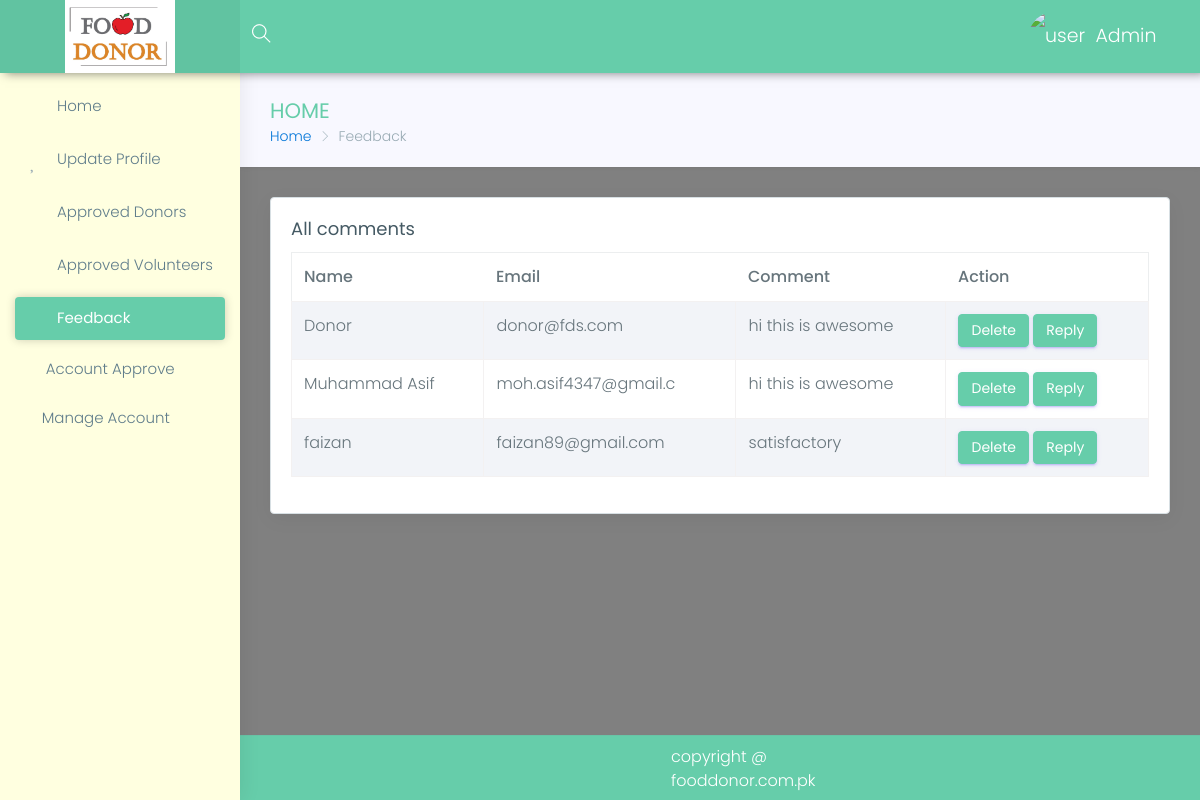
Page /fdsadmin/feedbacks (signed in) on the earlier database version.
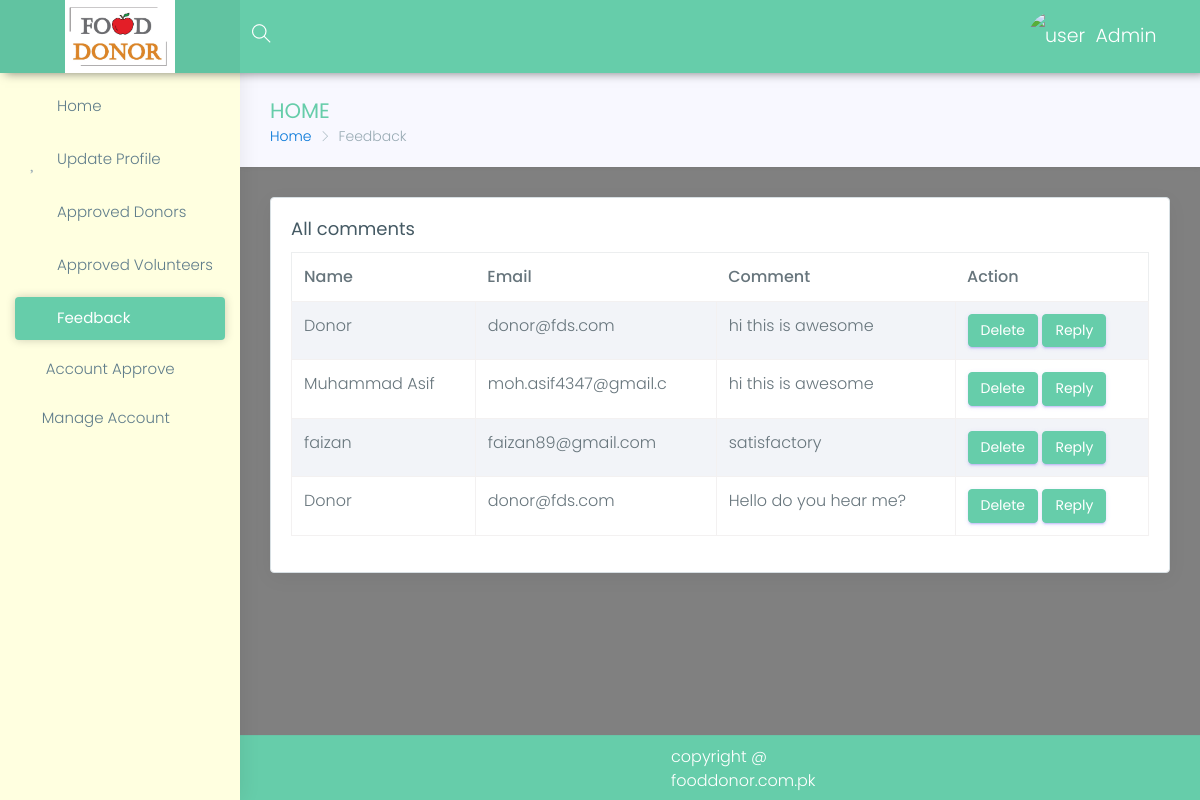
Same page on the later database version.
### donor/models.py (models this page shows)
class Feedback(models.Model):
    user=models.ForeignKey(User,null=True,on_delete=models.CASCADE )
    full_name=models.CharField(max_length=15, null=False, blank=False)
    email=models.CharField(max_length=20, null=False, blank=False)
    comment=models.CharField(max_length=500, null=False, blank=False)
    reply=models.CharField(max_length=200,null=True)

### fdsadmin/views.py (the view, shortened to what this page needs)
@login_required
def feedback(request):
    if not auth_admin(request):
        return redirect('/home/login')
    feedbacks = Feedback.objects.all()
    return render(request, 'fdsadmin/feedback.html', {'feedbacks': feedbacks})

### fdsadmin/views.py (called while the page is built)
def auth_admin(request):
    if request.user.is_staff:
        return True
    else:
        return False

### templates/fdsadmin/feedback.html (shortened to what this page needs)
{% extends 'panel-base.html' %}
{% block sidebar %}
            {% include 'fdsadmin/sidebar.html' %}
        {% endblock %}
{% block bradcrump %}
    <div class="row page-titles">
                    <div class="col-md-5 col-8 align-self-center">
                        <h3 class="text-themecolor">HOME</h3>
                        <ol class="breadcrumb">
                            <li class="breadcrumb-item"><a href="{% url 'fdsadmin-index' %}">Home</a></li>
                            <li class="breadcrumb-item active">Feedback</li>
                        </ol>
                    </div>
                </div>
{% endblock %}
{% block main %}
                 <div class="row">
                    <div class="col-lg-12">
                        <div class="card">
                            <div class="card-block">
                                <h4 class="card-title">All comments</h4>
                                <div class="table-responsive">
                                    <table id="myTable" class="table table-hover table-striped table-bordered">
                                        <thead>
                                            <tr>
                                                <th>Name</th>
                                                <th>Email</th>
                                                <th>Comment</th>
                                                <th>Action</th>
                                            </tr>
                                        </thead>
                                        <tbody>
                                        {% for feedback in feedbacks %}
                                            <tr>
                                                <td>{{ feedback.full_name }}</td>
                                                <td>{{ feedback.email }}</td>
                                                <td>{{ feedback.comment }}</td>
                                                <td>
                                                <a href="#"   class="btn btn-primary">Delete</a>
                                                   <a href="#" data-toggle="modal" data-target="#reply" onclick="message({{ feedback.id }})"  class="btn btn-primary">Reply</a>
                                                </td>
                                            </tr>
                                        {% endfor %}
                                        </tbody>
                                    </table>
                                </div>
                            </div>
                        </div>
                    </div>
                </div>
{% endblock %}

Differences in the rows shown:
added Feedback: full_name "Donor", email "donor@fds.com", comment "Hello do you hear me?"
